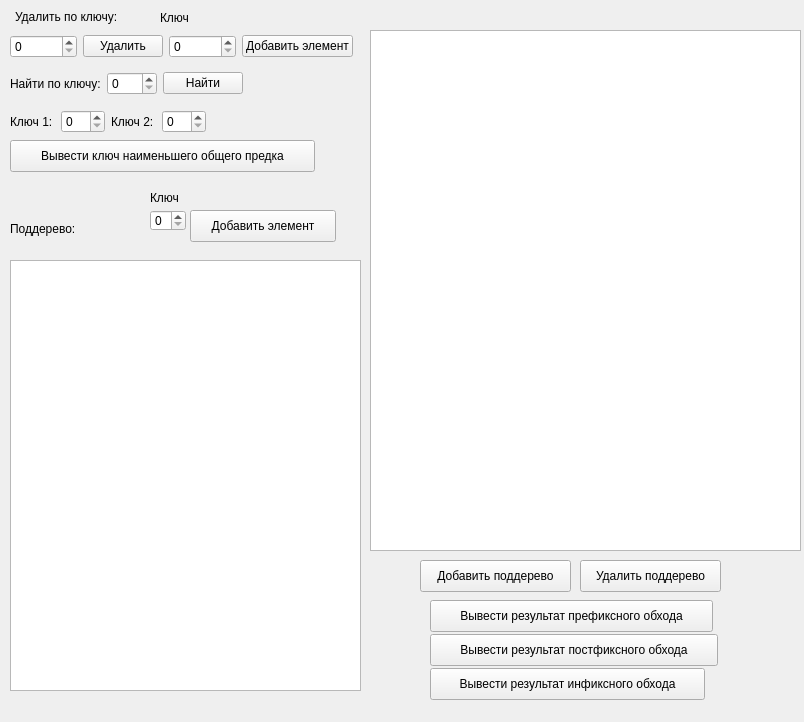
<?xml version="1.0" encoding="UTF-8"?>
<ui version="4.0">
 <class>MainWindow</class>
 <widget class="QMainWindow" name="MainWindow">
  <property name="geometry">
   <rect>
    <x>0</x>
    <y>0</y>
    <width>804</width>
    <height>722</height>
   </rect>
  </property>
  <property name="windowTitle">
   <string>MainWindow</string>
  </property>
  <property name="styleSheet">
   <string notr="true"/>
  </property>
  <widget class="QWidget" name="centralwidget">
   <widget class="QTreeView" name="treeView">
    <property name="geometry">
     <rect>
      <x>370</x>
      <y>30</y>
      <width>431</width>
      <height>521</height>
     </rect>
    </property>
   </widget>
   <widget class="QTreeView" name="treeView_2">
    <property name="geometry">
     <rect>
      <x>10</x>
      <y>260</y>
      <width>351</width>
      <height>431</height>
     </rect>
    </property>
   </widget>
   <widget class="QLabel" name="label">
    <property name="geometry">
     <rect>
      <x>10</x>
      <y>220</y>
      <width>111</width>
      <height>17</height>
     </rect>
    </property>
    <property name="text">
     <string>Поддерево:</string>
    </property>
   </widget>
   <widget class="QPushButton" name="bnt_remove_subtree">
    <property name="geometry">
     <rect>
      <x>580</x>
      <y>560</y>
      <width>141</width>
      <height>32</height>
     </rect>
    </property>
    <property name="text">
     <string>Удалить поддерево</string>
    </property>
   </widget>
   <widget class="QPushButton" name="bnt_add_subtree">
    <property name="geometry">
     <rect>
      <x>420</x>
      <y>560</y>
      <width>151</width>
      <height>32</height>
     </rect>
    </property>
    <property name="text">
     <string>Добавить поддерево</string>
    </property>
   </widget>
   <widget class="QPushButton" name="bnt_in">
    <property name="geometry">
     <rect>
      <x>430</x>
      <y>668</y>
      <width>275</width>
      <height>32</height>
     </rect>
    </property>
    <property name="text">
     <string>Вывести результат инфиксного обхода</string>
    </property>
   </widget>
   <widget class="QPushButton" name="bnt_post">
    <property name="geometry">
     <rect>
      <x>430</x>
      <y>634</y>
      <width>288</width>
      <height>32</height>
     </rect>
    </property>
    <property name="text">
     <string>Вывести результат постфиксного обхода</string>
    </property>
   </widget>
   <widget class="QWidget" name="">
    <property name="geometry">
     <rect>
      <x>10</x>
      <y>110</y>
      <width>196</width>
      <height>23</height>
     </rect>
    </property>
    <layout class="QHBoxLayout" name="horizontalLayout_7">
     <item>
      <widget class="QLabel" name="label_2">
       <property name="text">
        <string>Ключ 1:</string>
       </property>
      </widget>
     </item>
     <item>
      <widget class="QSpinBox" name="el_1"/>
     </item>
     <item>
      <widget class="QLabel" name="label_3">
       <property name="text">
        <string>Ключ 2:</string>
       </property>
      </widget>
     </item>
     <item>
      <widget class="QSpinBox" name="el_2"/>
     </item>
    </layout>
   </widget>
   <widget class="QPushButton" name="bnt_cnt_of_list">
    <property name="geometry">
     <rect>
      <x>10</x>
      <y>140</y>
      <width>305</width>
      <height>32</height>
     </rect>
    </property>
    <property name="text">
     <string>Вывести ключ наименьшего общего предка</string>
    </property>
   </widget>
   <widget class="QWidget" name="">
    <property name="geometry">
     <rect>
      <x>10</x>
      <y>67</y>
      <width>233</width>
      <height>33</height>
     </rect>
    </property>
    <layout class="QHBoxLayout" name="horizontalLayout_4">
     <item>
      <widget class="QLabel" name="lbl_find">
       <property name="text">
        <string>Найти по ключу:</string>
       </property>
      </widget>
     </item>
     <item>
      <widget class="QSpinBox" name="spb_findValue"/>
     </item>
     <item>
      <widget class="QPushButton" name="bnt_search">
       <property name="text">
        <string>Найти</string>
       </property>
      </widget>
     </item>
    </layout>
   </widget>
   <widget class="QPushButton" name="bnt_pre">
    <property name="geometry">
     <rect>
      <x>430</x>
      <y>600</y>
      <width>283</width>
      <height>32</height>
     </rect>
    </property>
    <property name="text">
     <string>Вывести результат префиксного обхода</string>
    </property>
   </widget>
   <widget class="QPushButton" name="bnt_add_item_2">
    <property name="geometry">
     <rect>
      <x>190</x>
      <y>210</y>
      <width>146</width>
      <height>32</height>
     </rect>
    </property>
    <property name="text">
     <string>Добавить элемент</string>
    </property>
   </widget>
   <widget class="QSpinBox" name="spb_val_2">
    <property name="geometry">
     <rect>
      <x>150</x>
      <y>210</y>
      <width>36</width>
      <height>21</height>
     </rect>
    </property>
   </widget>
   <widget class="QLabel" name="lbl_key_2">
    <property name="geometry">
     <rect>
      <x>150</x>
      <y>190</y>
      <width>34</width>
      <height>16</height>
     </rect>
    </property>
    <property name="text">
     <string>Ключ</string>
    </property>
   </widget>
   <widget class="QLabel" name="lbl_key">
    <property name="geometry">
     <rect>
      <x>160</x>
      <y>10</y>
      <width>34</width>
      <height>16</height>
     </rect>
    </property>
    <property name="text">
     <string>Ключ</string>
    </property>
   </widget>
   <widget class="QLabel" name="lbl_del">
    <property name="geometry">
     <rect>
      <x>15</x>
      <y>9</y>
      <width>115</width>
      <height>16</height>
     </rect>
    </property>
    <property name="text">
     <string>Удалить по ключу:</string>
    </property>
   </widget>
   <widget class="QWidget" name="">
    <property name="geometry">
     <rect>
      <x>10</x>
      <y>30</y>
      <width>343</width>
      <height>33</height>
     </rect>
    </property>
    <layout class="QHBoxLayout" name="horizontalLayout">
     <item>
      <widget class="QSpinBox" name="spb_delValue"/>
     </item>
     <item>
      <widget class="QPushButton" name="bnt_remove">
       <property name="text">
        <string>Удалить</string>
       </property>
      </widget>
     </item>
     <item>
      <widget class="QSpinBox" name="spb_val"/>
     </item>
     <item>
      <widget class="QPushButton" name="bnt_add_item">
       <property name="text">
        <string>Добавить элемент</string>
       </property>
      </widget>
     </item>
    </layout>
   </widget>
  </widget>
 </widget>
 <resources/>
 <connections/>
</ui>
